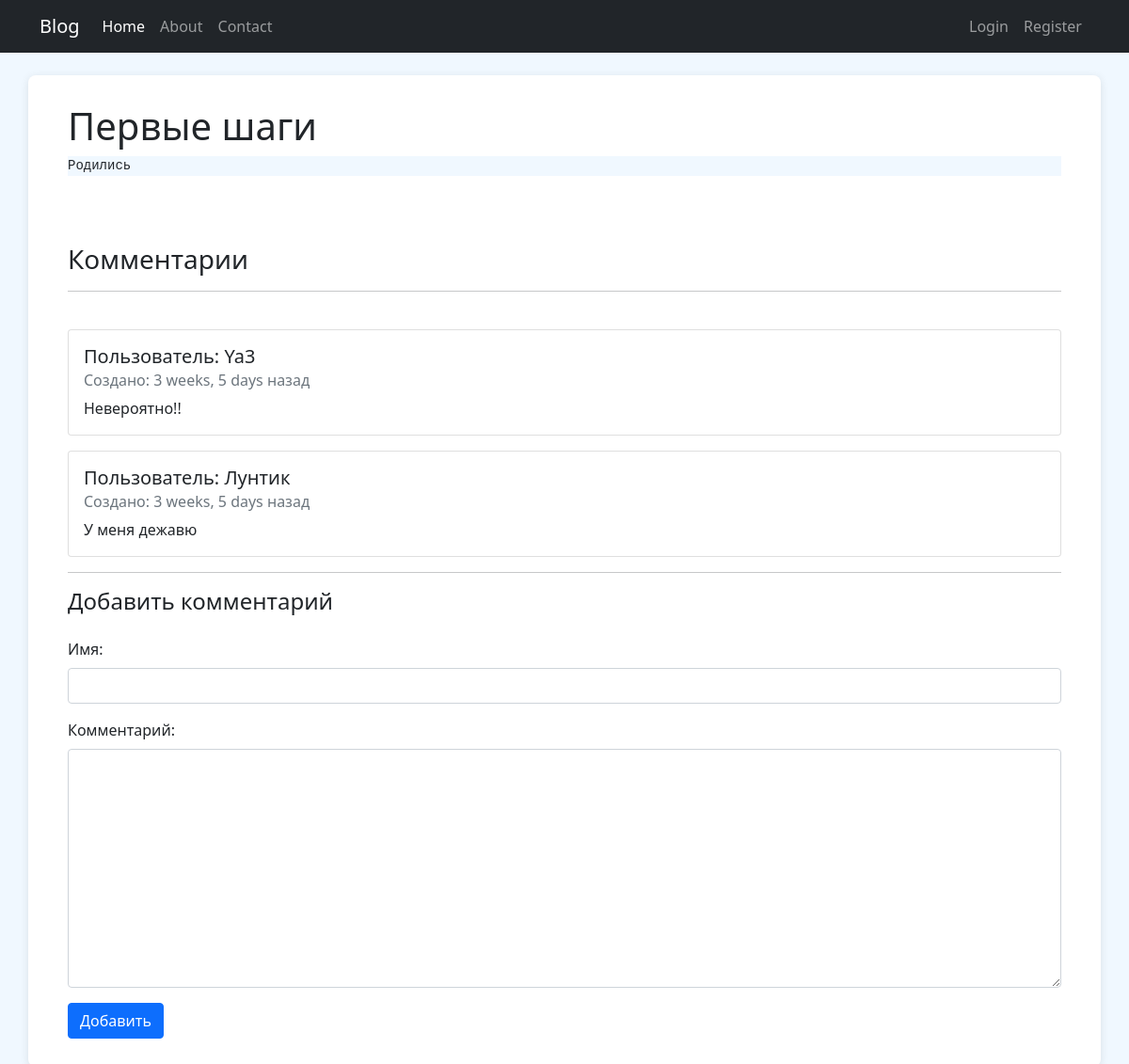
The app's page /blog/article/1/ with its own data.
### blog/models.py (models this page shows, shortened)
class Article(models.Model):
    title = models.CharField(max_length=200)
    text = models.TextField()
    user = models.ForeignKey(User,on_delete=models.CASCADE);

class Comment(models.Model):
    article = models.ForeignKey(Article, on_delete=models.CASCADE)
    name = models.CharField(max_length=100)
    comment = models.TextField(max_length=400)
    created_on = models.DateTimeField(auto_now_add=True)
    class Meta:
        ordering = ['created_on']

### blog/views.py (the view)
# urls.py: re_path(r'article/(?P<article_id>\d+)/$', views.show_article, name='article'),
def show_article(request, article_id):
    article = get_object_or_404(Article, id=article_id) #Получаем статью или 404 ошибку
    if request.method == "POST":
        form = CommentForm(request.POST) #Получаем данные из формы
        if form.is_valid(): #Проверяем валидность формы
            if request.user.is_authenticated: #Проверяем авторизацию пользователя
                form.cleaned_data["article"] = article #Добавляем ключ и значение статьи
                try:
                    Comment.objects.create(**form.cleaned_data) #Создаем новую запись в таблицу
                    return redirect('article', article_id) #Обновляем страницу со статьей
                except Exception as Ex:
                    print(Ex)
                    form.add_error(None, 'Ошибка добавления коммента')
            else:
                return redirect("login")
    else:
        form = CommentForm()
    return render(request, 'blog/article.html', {'article': article, 'comment': article.comment_set.all, 'form': form})

### blog/forms.py
class CommentForm(ModelForm):
    class Meta:
        model = Comment
        fields = ['name', 'comment']

### blog/templatetags/form_tags.py (called while the page is built)
@register.filter(name='add_class')
def add_class(value, arg):
    return value.as_widget(attrs={'class': arg})

### blog/templates/blog/article.html (shortened to what this page needs)
{% extends 'blog/base.html' %}
{% load form_tags %}
{% block content %}
    <div class="container">
        <h1>{{ article.title }}</h1>
        <div class="mb-4">
            <pre>{{ article.text }}</pre>
        </div>
        <br><br>
        <h3>Комментарии</h3>
        <hr><br>
        {% for com in comment %}
            <div class="card mb-3">
                <div class="card-body">
                    <h5 class="card-title">Пользователь: {{ com.name }}</h5>
                    <h6 class="card-subtitle mb-2 text-muted">Создано: {{ com.created_on|timesince }} назад</h6>
                    <p class="card-text">{{ com.comment }}</p>
                </div>
            </div>
        {% empty %}
            <p>Пока нет комментариев.</p>
        {% endfor %}
        <hr>
        <h4>Добавить комментарий</h4>
        <form method="post" class="mt-4">
            <div class="mb-3">
                <label for="id_name" class="form-label">Имя:</label>
                {{ form.name|add_class:"form-control" }}
            </div>
            <div class="mb-3">
                <label for="id_comment" class="form-label">Комментарий:</label>
                {{ form.comment|add_class:"form-control" }}
            </div>
            <button type="submit" class="btn btn-primary">Добавить</button>
        </form>
    </div>
{% endblock %}

### blog/static/blog/style.css (style rules this page uses)
body { background-color: #f0f8ff; }
pre { background-color: #f0f8ff; }

### records on screen
Article: title "Первые шаги", text "Родились"
Comment: name "Ya3", created_on "3 weeks, 5 days", comment "Невероятно!!"
Comment: name "Лунтик", created_on "3 weeks, 5 days", comment "У меня дежавю"
